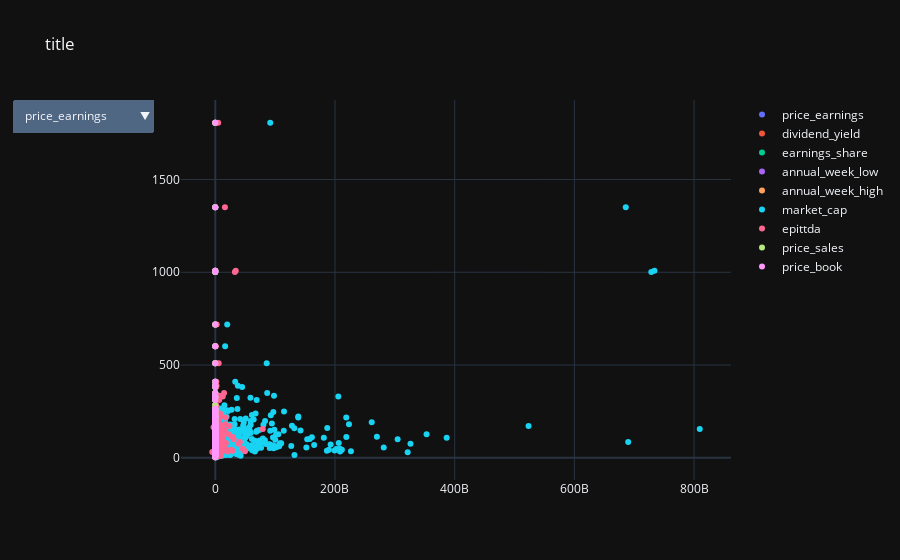

Notebook code cell kept with this figure:
### Code cell
from plotly_scatter import flex_scatter

x = df[['price_earnings', 'dividend_yield',
        'earnings_share', 'annual_week_low', 'annual_week_high', 'market_cap',
        'epittda', 'price_sales', 'price_book']]

y = df['price']

flex_scatter(x, y)

### Figure 1 — Plotly figure (JSON) as saved in the notebook; plotly's stock layout.template omitted (floating-point values rounded to 4 significant figures; data arrays with more than 128 entries replaced by an {"elided": "..."} marker saying what was removed)
{"data": [{"mode": "markers", "name": "price_earnings", "type": "scatter", "x": {"elided": "505 float values"}, "y": {"elided": "505 float values"}}, {"mode": "markers", "name": "dividend_yield", "type": "scatter", "x": {"elided": "505 float values"}, "y": {"elided": "505 float values"}}, {"mode": "markers", "name": "earnings_share", "type": "scatter", "x": {"elided": "505 float values"}, "y": {"elided": "505 float values"}}, {"mode": "markers", "name": "annual_week_low", "type": "scatter", "x": {"elided": "505 float values"}, "y": {"elided": "505 float values"}}, {"mode": "markers", "name": "annual_week_high", "type": "scatter", "x": {"elided": "505 float values"}, "y": {"elided": "505 float values"}}, {"mode": "markers", "name": "market_cap", "type": "scatter", "x": {"elided": "505 int values"}, "y": {"elided": "505 float values"}}, {"mode": "markers", "name": "epittda", "type": "scatter", "x": {"elided": "505 float values"}, "y": {"elided": "505 float values"}}, {"mode": "markers", "name": "price_sales", "type": "scatter", "x": {"elided": "505 float values"}, "y": {"elided": "505 float values"}}, {"mode": "markers", "name": "price_book", "type": "scatter", "x": {"elided": "505 float values"}, "y": {"elided": "505 float values"}}], "layout": {"bargap": 0.15, "title": {"text": "title"}, "updatemenus": [{"buttons": [{"args": [{"visible": [true, false, false, false, false, false, false, false, false]}, {"title": "price_earnings vs price"}], "label": "price_earnings", "method": "update"}, {"args": [{"visible": [false, true, false, false, false, false, false, false, false]}, {"title": "dividend_yield vs price"}], "label": "dividend_yield", "method": "update"}, {"args": [{"visible": [false, false, true, false, false, false, false, false, false]}, {"title": "earnings_share vs price"}], "label": "earnings_share", "method": "update"}, {"args": [{"visible": [false, false, false, true, false, false, false, false, false]}, {"title": "annual_week_low vs price"}], "label": "annual_week_low", "method": "update"}, {"args": [{"visible": [false, false, false, false, true, false, false, false, false]}, {"title": "annual_week_high vs price"}], "label": "annual_week_high", "method": "update"}, {"args": [{"visible": [false, false, false, false, false, true, false, false, false]}, {"title": "market_cap vs price"}], "label": "market_cap", "method": "update"}, {"args": [{"visible": [false, false, false, false, false, false, true, false, false]}, {"title": "epittda vs price"}], "label": "epittda", "method": "update"}, {"args": [{"visible": [false, false, false, false, false, false, false, true, false]}, {"title": "price_sales vs price"}], "label": "price_sales", "method": "update"}, {"args": [{"visible": [false, false, false, false, false, false, false, false, true]}, {"title": "price_book vs price"}], "label": "price_book", "method": "update"}]}]}}
